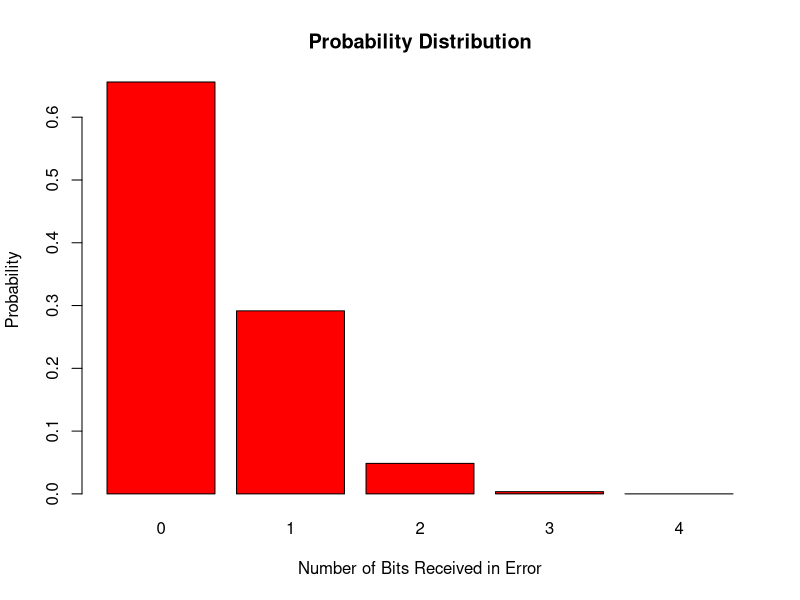

The R script that drew this image:
#HW3 probability distribution
#65011521 Schnat Rattanasombatpaibul

options(max.print = 100000,scipen = 999)
#Like in previous HW, options scipen set the penalty for scientific notation.
#I use options max.print which allows more lines to be printed before truncating the output.
#This is because i want to know if rbinom really generate 100000 example so i try to cat it out; however,
#it only shows 1000 sample of output. But after i use maxprint = 100000, it cat out all 100000 samples.

size <- 4
#I assign the value 4 to the variable size. The size variable represents the number of trials 
#(bits transmitted through the digital transmission channel).

probability <- 0.1
#I assign the value 0.1 to the variable probability, which represents the chance that 
#a bit transmitted through the digital transmission channel is in error.

x <- c(0,1,2,3,4)
#I assign vector of value 0,1,2,3,4 to variable x, which represents the possible outcomes of error.
#(0 = no errors and 4 = all bits received in error)

mass.prob <- dbinom(x, size, probability)
#I assign dbinom() to variable "mass.prob". This function calculates the probability mass function of the binomial distribution
#and returns a vector, which contains the probabilities for each outcome in x. 
#These probabilities represent the chance of getting 0, 1, 2, 3, or 4 bits received in error out of the next 4 transmitted bits, based on the given probability and size.

cat("The mass probability of all possible outcome = ", mass.prob, "\n")
#It print the mass probability of all possible outcome

rand.sample <- rbinom(100000, size, probability)
#I assign rbinom(100000, size, probability) to variable "rand.sample" ,which generates 100,000 random samples from a binomial distribution.
#It represent the number of bits received in error out of 4 transmitted bits in each sample.

sample.mean <- mean(rand.sample)
#the variable sample.mean is assigned the value of the mean of the rand.sample vector. This mean represents the average number of 
#bits received in error out of 4 transmitted bits across the 100,000 generated random samples, providing an estimate of the expected number 
#of errors per 4 bits based on the binomial distribution

sample.variance <- var(rand.sample)
#i assigned var() to variable sample.variance ,which calculate the variance of rand.sample to measure the dispersion of a set of data points around their mean.

cat("The mean of rbinom() = ", sample.mean, " and The variance of rbinom() = ", sample.variance, "\n")
#It print the mean and variance of randomly generated samples from binomial distribution.

error3.prob <- pbinom(3, size, probability)
#The function pbinom()  calculates the cumulative binomial probability of observing 3 or fewer bits received in error out of 4 transmitted bits, based on the binomial distribution.

cat("The probability of getting less than or equal to 3 errors = ", error3.prob, "\n")
#It print the sum of all probability of getting less than or equal to 3 errors.

barplot(mass.prob, names.arg = x, col = "red", xlab = "Number of Bits Received in Error", ylab = "Probability", main = "Probability Distribution")
#The barplot() function generates a bar plot showing the probability distribution of bits received in error (stored in mass.prob) for each possible outcome (0 to 4 errors), 
#with the x-axis labeled as "Number of Bits Received in Error," the y-axis labeled as "Probability," and a red color scheme for the bars.

#In conclusion, this code uses the binomial distribution to analyze the probability distribution of errors in a digital transmission channel. 
#It calculates and displays various statistics, including the mass probabilities for each possible outcome (0 to 4 errors), the mean, and 
#the variance of 100,000 randomly generated samples. Additionally, it provides the cumulative probability of observing 3 or fewer errors out of the next 4 transmitted bits. 
#The code further visualizes the probability distribution with a bar plot, representing the probabilities of encountering different numbers of errors (0 to 4) in red-colored bars.

